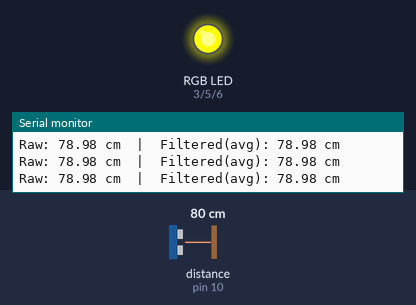
Recording of a sketch running on a simulated Arduino Uno, built with avr-gcc and run on an emulated ATmega328P. Shown: an RGB LED mixed from three pins (HIGH = lit), the last lines printed to the serial monitor. Wiring (inferred from the names in the program): ultrasonic range finder: trigger pin 9; echo pin 10. Dashed ring = blinking. The inputs (shaded band) are chosen by the test bench; at power-on: distance to the obstacle (sensor on pin 10) 80 cm. The echo pulse lasts 58.3 µs per cm; pins used as bus, display or sensor lines are not drawn.

Above: at 1.2 s.
1.3 s: distance to the obstacle (sensor on pin 10) set to 56 cm
3.4 s: distance to the obstacle (sensor on pin 10) set to 46 cm
At 4.4 s:
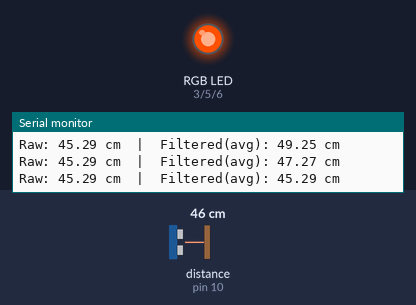
5.4 s: distance to the obstacle (sensor on pin 10) set to 23 cm
7.5 s: distance to the obstacle (sensor on pin 10) set to 19 cm
At 8.37 s:
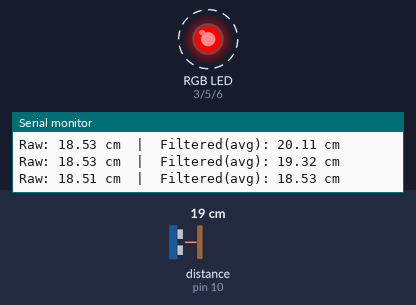
10.5 s: distance to the obstacle (sensor on pin 10) set to 250 cm
At 11.3 s:
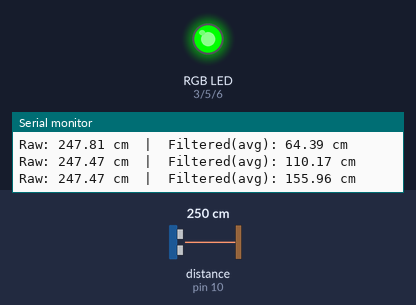
12.3 s: distance to the obstacle (sensor on pin 10) set to 106 cm
15.3 s: distance to the obstacle (sensor on pin 10) set to 96 cm
At 16.5 s:
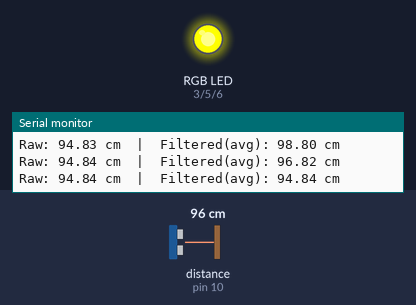
Timing chart, 0 to 18.3 s (numbered marks = the images above; inputs shaded):
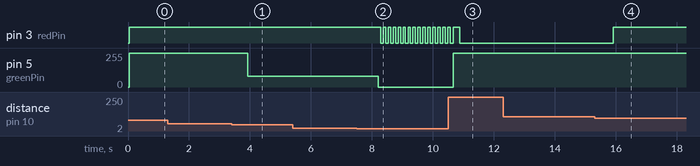

Measured:
- the behaviour switches between 51 and 50 cm on distance to the obstacle (sensor on pin 10) (found by bisection; images 0 and 1)
- the behaviour switches between 21 and 20 cm on distance to the obstacle (sensor on pin 10) (found by bisection; images 1 and 2)
- the behaviour switches between 102 and 101 cm on distance to the obstacle (sensor on pin 10) (found by bisection; images 3 and 4)
- after the input at 3.4 s, pin 5 (greenPin): 255/255 → 80/255 after 0.53 s
- after the input at 7.5 s, pin 3 (redPin): alternates HIGH for 0.08 s and LOW for 0.08 s, starting after 0.79 s; pin 5 (greenPin): 80/255 → 0/255 after 0.71 s
- after the input at 10.5 s, pin 5 (greenPin): 0/255 → 255/255 after 0.16 s
- after the input at 15.3 s, pin 3 (redPin): LOW → HIGH after 0.62 s

The sketch:

ultrasonic_rgb.ino
```cpp
// Day 6 – Ultrasonic Distance Measurement (HC-SR04)
// Commit 3: Moving average + RGB distance indicator (status colors)

const int trigPin = 9;
const int echoPin = 10;

const long timeoutUs = 30000;  // 30 ms timeout (~5 meters)
const int N = 5;               // moving average window size

// RGB LED pins (PWM)
const int redPin = 3;
const int greenPin = 5;
const int bluePin = 6;

float samples[N];
int sampleIndex = 0;
bool bufferFilled = false;

void setColor(int r, int g, int b) {
  analogWrite(redPin, r);
  analogWrite(greenPin, g);
  analogWrite(bluePin, b);
}

// Measure one distance reading in cm.
// Returns -1 if out of range / no echo.
float readDistanceCm() {
  digitalWrite(trigPin, LOW);
  delayMicroseconds(2);

  digitalWrite(trigPin, HIGH);
  delayMicroseconds(10);
  digitalWrite(trigPin, LOW);

  long durationUs = pulseIn(echoPin, HIGH, timeoutUs);
  if (durationUs == 0) return -1.0f;

  return durationUs * 0.034f / 2.0f;
}

void addSample(float d) {
  samples[sampleIndex] = d;
  sampleIndex++;

  if (sampleIndex >= N) {
    sampleIndex = 0;
    bufferFilled = true;
  }
}

float movingAverage() {
  int count = bufferFilled ? N : sampleIndex;
  if (count == 0) return -1.0f;

  float sum = 0.0f;
  for (int i = 0; i < count; i++) sum += samples[i];
  return sum / count;
}

void setup() {
  pinMode(trigPin, OUTPUT);
  pinMode(echoPin, INPUT);

  pinMode(redPin, OUTPUT);
  pinMode(greenPin, OUTPUT);
  pinMode(bluePin, OUTPUT);

  setColor(0, 0, 0); // start OFF

  Serial.begin(9600);
  Serial.println("Day 6 - Ultrasonic (filtered) + RGB status indicator");
}

void loop() {
  float d = readDistanceCm();

  if (d < 0) {
    Serial.println("Out of range / No echo detected");
    setColor(0, 0, 255); // Blue = "no reading"
    delay(200);
    return;
  }

  addSample(d);
  float avg = movingAverage();

  // Print values
  Serial.print("Raw: ");
  Serial.print(d);
  Serial.print(" cm  |  Filtered(avg): ");
  Serial.print(avg);
  Serial.println(" cm");

  // RGB status based on FILTERED distance
  if (avg > 100) {
    setColor(0, 255, 0);   // Green: safe
    delay(200);
  }
  else if (avg > 50) {
    setColor(255, 255, 0); // Yellow: caution
    delay(200);
  }
  else if (avg > 20) {
    setColor(255, 80, 0);  // Orange: alert
    delay(200);
  }
  else {
    // Red blinking: danger (too close)
    setColor(255, 0, 0);
    delay(80);
    setColor(0, 0, 0);
    delay(80);
  }
}
```
